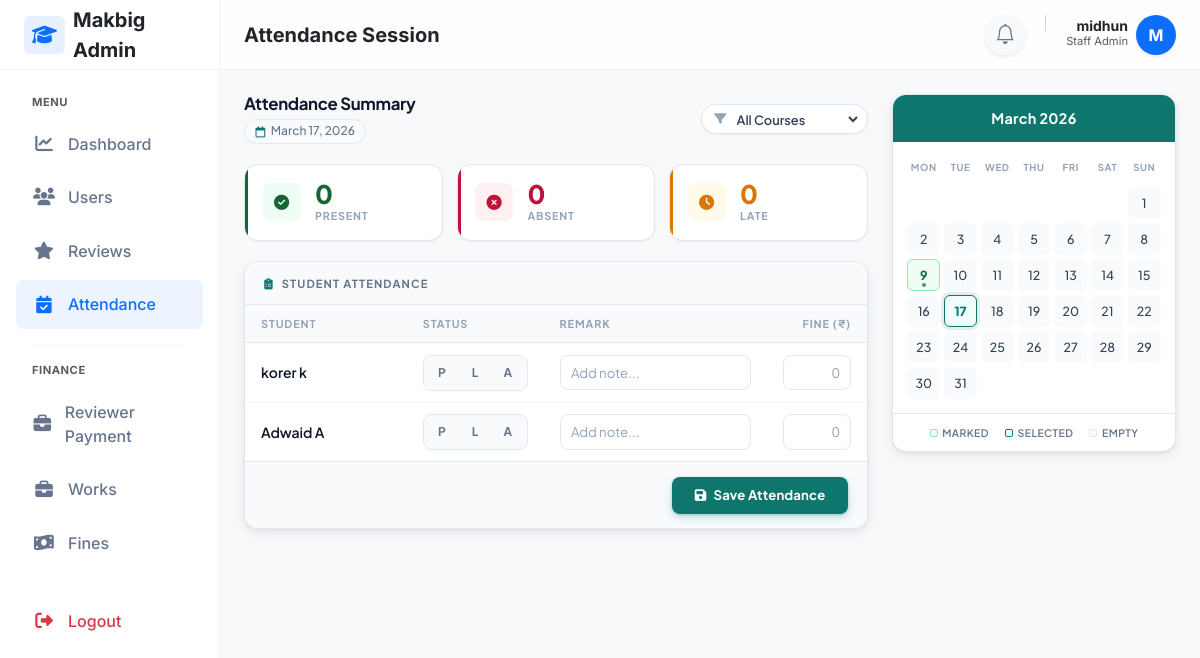
/attendance/session/ (signed in), run on the app's committed database.
### adminpanel/models.py (models this page shows, shortened)
class User(AbstractUser):
    email=models.EmailField(unique=True,db_index=True)
    mobile_number = models.CharField(max_length=15, blank=True, null=True,validators=[mobile_validator])
    is_student=models.BooleanField(default=False)
    first_name = models.CharField(max_length=100,validators=[name_validator])
    last_name = models.CharField(max_length=100,validators=[name_validator])

class StudentProfile(models.Model):
    user=models.OneToOneField(User, on_delete=models.CASCADE)
    course=models.ForeignKey(Course,on_delete=models.PROTECT)
    is_active = models.BooleanField(default=True)
    enrollment_date=models.DateField(auto_now_add=True)
    progress_percent=models.DecimalField(max_digits=5, decimal_places=2, default=0,validators=[MinValueValidator(Decimal('0.00')),MaxValueValidator(Decimal('100.00'))])

### attendance/views.py (the view, shortened to what this page needs)
# urls.py: path('session/', views.attendance_session, name='staff_attendance'),
@login_required
@user_passes_test(is_admin_user,login_url='staff_login')
def attendance_session(request):
    selected_course = request.GET.get("course")
    date_str = request.GET.get("date")
    try:
        selected_date = datetime.strptime(date_str, "%Y-%m-%d").date() if date_str else date.today()
    except ValueError:
        selected_date = date.today()
    students = AttendanceService.get_students(selected_course)
    existing_attendance = AttendanceService.get_existing_attendance(students,selected_date)
    existing_fines = AttendanceService.get_existing_fines(students,selected_date)
    month_days, attendance_dates = AttendanceService.get_calendar_data(selected_date)
    day_summary = {"P": 0, "A": 0, "L": 0}
    for record in existing_attendance.values():
        if record.status in day_summary:
            day_summary[record.status] += 1
    return render(
        request,
        "attendance/staff_attendance.html",
        {
            "students": students,
            "courses": Course.objects.all(),
            "selected_date": selected_date,
            "existing_attendance": existing_attendance,
            "existing_fines": existing_fines,
            "month_days":month_days,
            "attendance_map":  attendance_dates,
            "day_summary":day_summary,
            "selected_course": selected_course,
        },
    )

### attendance/services.py (called while the page is built)
    @staticmethod
    def get_calendar_data(selected_date):
        import calendar
        cal = calendar.Calendar(firstweekday=calendar.MONDAY)
        month_days = cal.monthdatescalendar(selected_date.year, selected_date.month)
        last_day = calendar.monthrange(selected_date.year, selected_date.month)[1]
        attendance_dates = set(
            AttendanceRecord.objects.filter(
            date__gte=selected_date.replace(day=1),
            date__lte=selected_date.replace(day=last_day)
        ).values_list("date", flat=True).distinct()
    )
        return month_days, attendance_dates

    @staticmethod
    def get_students(course_id=None):
        students = StudentProfile.objects.select_related("user", "course")
        if course_id:
            students = students.filter(course_id=course_id)
        return students

    @staticmethod
    def get_existing_attendance(students, selected_date):
        return {
            record.student_id: record
            for record in AttendanceRecord.objects.filter(
                student__in=students,
                date=selected_date
            )
        }

    @staticmethod
    def get_existing_fines(students, selected_date):
        return {
            fine.student_id: fine
            for fine in Penalty.objects.filter(
                student__in=students,
                attendance_record__date=selected_date
            )
        }

### attendance/templatetags/calendar_extras.py (called while the page is built)
@register.filter
def get_item(dictionary, key):
    if dictionary is None:
        return None
    return dictionary.get(key)

@register.filter
def get_day_attendance(attendance_map, day):
    if isinstance(attendance_map, (set, frozenset)):
        return day in attendance_map
    if hasattr(attendance_map, 'get'):
        return bool(attendance_map.get(day))
    return False

### attendance/views.py (called while the page is built)
def is_admin_user(user):
    return user.is_authenticated and (user.is_staff or user.is_superuser)

### reviewtickets/context_processors.py (called while the page is built)
def ticket_notifications(request):
    if request.user.is_authenticated and request.user.is_staff:
        count = ReviewTicket.objects.filter(
            status='pending',
            is_seen=False
        ).count()
        return {'ticket_notification_count': count}
    return {}

### templates/attendance/staff_attendance.html (shortened to what this page needs)
{% extends "layouts/staff_layout.html" %}
{% load calendar_extras %}
{% block page_title %}Attendance Session{% endblock %}
{% block content %}
<div class="aw">
<div class="aw-grid">
  <div>
    <div class="toolbar">
      <div class="toolbar-left">
        <h2>Attendance Summary</h2>
        <div class="date-badge">
          <i class="fa-regular fa-calendar"></i>
          {{ selected_date|date:"F d, Y" }}
        </div>
      </div>
      <form method="get">
        <div class="filter-wrap">
          <i class="fa-solid fa-filter"></i>
          <select name="course" onchange="this.form.submit()">
            <option value="">All Courses</option>
          </select>
        </div>
      </form>
    </div>
    <div class="stat-row">
      <div class="stat-tile ok">
        <div class="stat-icon"><i class="fa-solid fa-circle-check"></i></div>
        <div>
          <div class="stat-num">{{ day_summary.P }}</div>
          <div class="stat-lbl">Present</div>
        </div>
      </div>
      <div class="stat-tile ab">
        <div class="stat-icon"><i class="fa-solid fa-circle-xmark"></i></div>
        <div>
          <div class="stat-num">{{ day_summary.A }}</div>
          <div class="stat-lbl">Absent</div>
        </div>
      </div>
      <div class="stat-tile lt">
        <div class="stat-icon"><i class="fa-solid fa-clock"></i></div>
        <div>
          <div class="stat-num">{{ day_summary.L }}</div>
          <div class="stat-lbl">Late</div>
        </div>
      </div>
    </div>
    <form method="post">
      <div class="tcard">
        <div class="tcard-head">
          <i class="fa-solid fa-clipboard-list"></i>
          Student Attendance
        </div>
        <div class="tscroll">
          <table class="att-tbl">
            <colgroup>
              <col><col><col><col>
            </colgroup>
            <thead>
              <tr>
                <th>Student</th>
                <th>Status</th>
                <th>Remark</th>
                <th style="text-align:right;">Fine (₹)</th>
              </tr>
            </thead>
            <tbody>
              {% for student in students %}
              {% with existing=existing_attendance|get_item:student.id %}
              {% with fine=existing_fines|get_item:student.id %}
              <tr>
                <td>
                  <span class="s-name">
                    {{ student.user.first_name }} {{ student.user.last_name }}
                  </span>
                </td>
                <td>
                  <div class="pills">
                    <div class="pill-opt">
                      <label for="rP_{{ student.id }}">P</label>
                    </div>
                    <div class="pill-opt">
                      <label for="rL_{{ student.id }}">L</label>
                    </div>
                    <div class="pill-opt">
                      <label for="rA_{{ student.id }}">A</label>
                    </div>
                  </div>
                </td>
                <td>
                  <input type="text"
                         name="remark_{{ student.id }}"
                         class="fi"
                         placeholder="Add note..."
                         value="{{ fine.reason|default_if_none:'' }}">
                </td>
                <td>
                  <input type="number"
                         name="fine_{{ student.id }}"
                         class="fi fi-num"
                         placeholder="0"
                         min="0" max="10000"
                         inputmode="decimal"
                         value="{{ fine.amount|default_if_none:'' }}">
                </td>
              </tr>
              {% endwith %}
              {% endwith %}
              {% endfor %}
            </tbody>
          </table>
        </div>
        <div class="save-row">
          <button type="submit" class="btn-save">
            <i class="fa-solid fa-floppy-disk"></i>
            Save Attendance
          </button>
        </div>
      </div>
    </form>
  </div>
  <div>
    <div class="cal-card">
      <div class="cal-head">{{ selected_date|date:"F Y" }}</div>
      <div class="cal-body">
        <div class="calendar-grid">
          <div class="cal-day-name">Mon</div>
          <div class="cal-day-name">Tue</div>
          <div class="cal-day-name">Wed</div>
          <div class="cal-day-name">Thu</div>
          <div class="cal-day-name">Fri</div>
          <div class="cal-day-name">Sat</div>
          <div class="cal-day-name">Sun</div>
          {% for week in month_days %}
          {% for day in week %}
          {% if day.month == selected_date.month %}
          {% with has_att=attendance_map|get_day_attendance:day %}
          <a href="?date={{ day|date:'Y-m-d' }}"
             class="cal-day {% if day == selected_date %}selected{% endif %} {% if has_att %}has-attendance{% endif %}"
             title="{% if has_att %}Attendance Marked{% else %}No Record{% endif %}">
            {{ day.day }}
            {% if has_att %}<div class="status-indicator"></div>{% endif %}
          </a>
          {% endwith %}
          {% else %}
          <div class="cal-day muted"></div>
          {% endif %}
          {% endfor %}
          {% endfor %}
        </div>
      </div>
      <div class="cal-legend">
        <div class="leg"><div class="leg-dot marked"></div> Marked</div>
        <div class="leg"><div class="leg-dot selected"></div> Selected</div>
        <div class="leg"><div class="leg-dot empty"></div> Empty</div>
      </div>
    </div>
  </div>
</div>
</div>
{% endblock %}

### templates/layouts/staff_layout.html (shortened to what this page needs)
{% load static %}
<!DOCTYPE html>
<html lang="en">
<head>
    <link href="https://cdn.jsdelivr.net/npm/bootstrap@5.3.0/dist/css/bootstrap.min.css" rel="stylesheet">
    <link rel="stylesheet" href="https://cdnjs.cloudflare.com/ajax/libs/font-awesome/6.4.0/css/all.min.css">
    <link rel="stylesheet" href="https://cdn.jsdelivr.net/npm/bootstrap-icons@1.10.5/font/bootstrap-icons.css">
    <link rel="stylesheet" href="{% static 'css/attendance.css' %}">
</head>
<body>
    <aside class="sidebar" id="sidebar">
        <div class="sidebar-brand">
            <a href="#" class="text-decoration-none d-flex align-items-center gap-2 text-dark fs-5 fw-bold">
                <div class="bg-primary bg-opacity-10 text-primary rounded px-2 py-1">
                    <i class="fa-solid fa-graduation-cap"></i>
                </div>
                <span>Makbig Admin</span>
            </a>
        </div>
        <nav class="sidebar-nav">
            <div class="small fw-bold text-uppercase text-muted mb-2 px-3"
                style="font-size: 0.7rem; letter-spacing: 0.5px;">Menu</div>
            <a href="{% url 'staff_dashboard' %}"
                class="nav-link {% if request.resolver_match.url_name == 'staff_dashboard' %}active{% endif %}">
                <i class="fa-solid fa-chart-line"></i> Dashboard
            </a>
            <a href="{% url 'staff_students' %}"
                class="nav-link {% if request.resolver_match.url_name == 'staff_students' %}active{% endif %}">
                <i class="fa-solid fa-users"></i> Users
            </a>
            <a href="{% url 'staff_review_list' %}"
                class="nav-link {% if request.resolver_match.url_name == 'staff_review_list' %}active{% endif %}">
                <i class="fa-solid fa-star"></i> Reviews
            </a>
            <a href="{% url 'staff_attendance' %}"
                class="nav-link {% if request.resolver_match.url_name == 'staff_attendance' %}active{% endif %}">
                <i class="fa-solid fa-calendar-check"></i> Attendance
            </a>
            <div class="my-3 border-top mx-3 opacity-25"></div>
            <div class="small fw-bold text-uppercase text-muted mb-2 px-3"
                style="font-size: 0.7rem; letter-spacing: 0.5px;">Finance</div>
            <a href="{% url "reviewer_payment_dashboard" %}" class="nav-link">
                <i class="fa-solid fa-briefcase"></i> Reviewer Payment
            </a>
            <a href="{% url "manage_works" %}" class="nav-link">
                <i class="fa-solid fa-briefcase"></i> Works
            </a>
            <a href="{% url "fines" %}" class="nav-link">
                <i class="fa-solid fa-money-bill-wave"></i> Fines
            </a>
            <div class="mt-auto pt-4">
                <form method="POST" action="{% url 'student_logout' %}">
                    <button type="submit" class="nav-link w-100 text-danger border-0 bg-transparent">
                        <i class="fa-solid fa-right-from-bracket"></i> Logout
                    </button>
                </form>
            </div>
        </nav>
    </aside>
    <div class="main-wrapper">
        <header class="topbar">
            <div class="d-flex align-items-center gap-3">
                <h5 class="mb-0 fw-bold text-dark">{% block page_title %}Dashboard{% endblock %}</h5>
            </div>
            <div class="d-flex align-items-center gap-3">
                <a href="{% url 'staff_ticket_list' %}"
                    class="btn btn-light rounded-circle position-relative border-0 shadow-sm"
                    style="width: 40px; height: 40px; display: flex; align-items: center; justify-content: center;">
                    <i class="bi bi-bell fs-5 text-secondary"></i>
                </a>
                <div class="d-flex align-items-center gap-2">
                    <div class="text-end d-none d-sm-block">
                        <div class="fw-bold small text-dark lh-1">{{ request.user.first_name }} {{request.user.last_name }}</div>
                        <div class="text-muted" style="font-size: 0.7rem;">Staff Admin</div>
                    </div>
                    <div class="rounded-circle bg-primary text-white d-flex align-items-center justify-content-center fw-bold shadow-sm"
                        style="width:40px;height:40px; font-size: 1rem;">
                        {{ request.user.first_name|slice:":1"|upper }}
                    </div>
                </div>
            </div>
        </header>
        <div class="p-4">
{% block content %}
{% endblock %}
        </div>
    </div>
</body>
</html>

### static/css/attendance.css (style rules this page uses)
.calendar-grid { display: grid; grid-template-columns: repeat(7, 1fr); gap: 6px; }

### templates/layouts/staff_layout.html (style rules this page uses)
:root { --sidebar-width: 220px; --topbar-height: 70px; --primary-soft: #eef4ff; --text-heading: #344767; --text-muted: #67748e; }
body { font-family: 'Inter', sans-serif; background-color: #f8f9fa; color: #495057; }
.sidebar { width: var(--sidebar-width); background: #fff; border-right: 1px solid rgba(0, 0, 0, 0.05); display: flex; flex-direction: column; position: fixed; top: 0; bottom: 0; left: 0; z-index: 1045; transition: transform 0.3s ease-in-out; }
.sidebar-brand { height: var(--topbar-height); display: flex; align-items: center; padding: 0 1.5rem; border-bottom: 1px solid rgba(0, 0, 0, 0.05); }
.sidebar-nav { padding: 1.5rem 1rem; flex-grow: 1; overflow-y: auto; }
.nav-link { display: flex; align-items: center; padding: 0.8rem 1rem; color: var(--text-muted); font-weight: 500; border-radius: 0.5rem; margin-bottom: 0.25rem; transition: all 0.2s; }
.nav-link:hover, .nav-link.active { background-color: var(--primary-soft); color: #0d6efd; text-decoration: none; }
.nav-link i { width: 24px; text-align: center; margin-right: 0.75rem; font-size: 1.1rem; }
.main-wrapper { margin-left: var(--sidebar-width); min-height: 100vh; display: flex; flex-direction: column; transition: margin-left 0.3s ease-in-out; }
.topbar { height: var(--topbar-height); background: rgba(255, 255, 255, 0.8); backdrop-filter: blur(10px); border-bottom: 1px solid rgba(0, 0, 0, 0.05); padding: 0 1.5rem; display: flex; align-items: center; justify-content: space-between; position: sticky; top: 0; z-index: 1020; }

### data on the page
User: user.first_name "midhun", user.first_name "M"
StudentProfile: enrollment_date "March 17, 2026", user.first_name "Adwaid", user.last_name "A"
StudentProfile: user.first_name "korer", user.last_name "k"

### other printed values
{{ day_summary.P }} "0"
{{ day_summary.A }} "0"
{{ day_summary.L }} "0"
{{ selected_date|date:"F Y" }} "March 2026"
{{ day.day }} "1" "2" "3" "4" "5" "6" "7" "8" "9" "10" "11" "12" "13" "14" "15" "16" "17" "18" "19" "20" "21" "22" "23" "24" "25" "26" "27" "28" "29" "30" "31"
